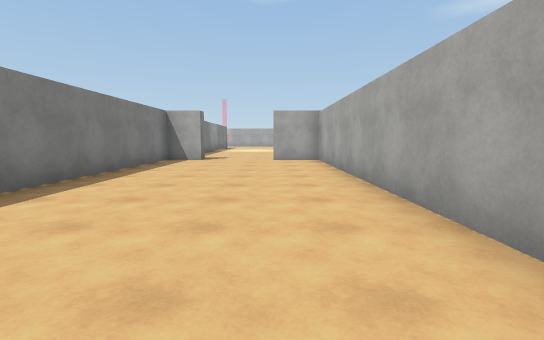
view 1 (above)

24 first-person views from a walk through a 3-D level made in the Unity game engine. The camera is 1.3 m above the floor, tilts 6° down and sees 85° across. The floor is counted in squares, 2 m on a side. Each view is taken from the middle of a square. On the plan, view 1 faces up. The plan holds only what a view shows up to about 9 squares ahead; the rest is blank. The player character is not drawn. Surface patterns are stand-ins for the level's own textures.

view 2
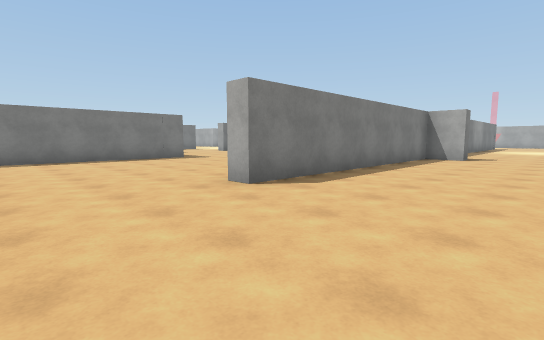

view 3
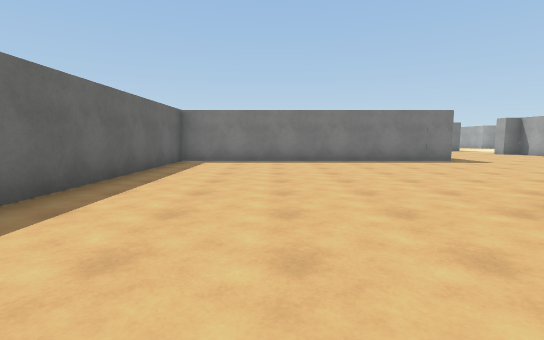

view 4
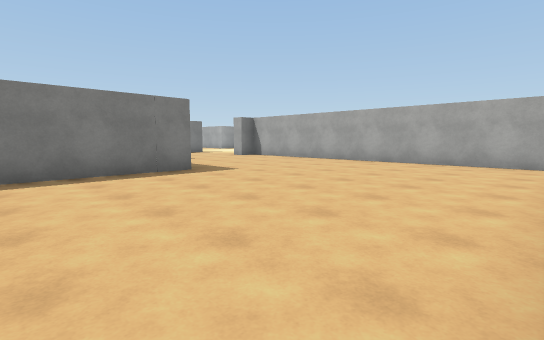

view 5
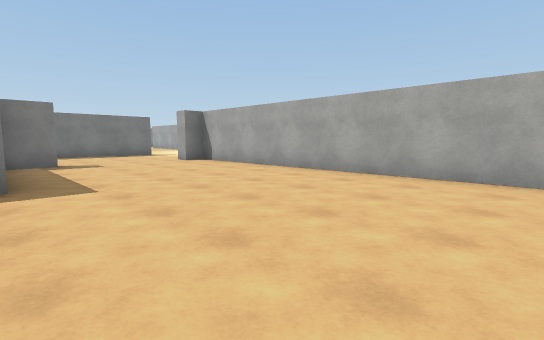

view 6
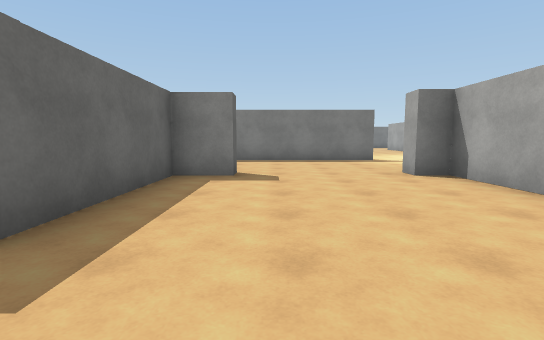

view 7
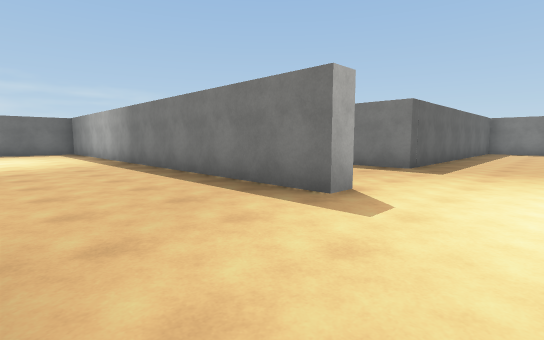

view 8
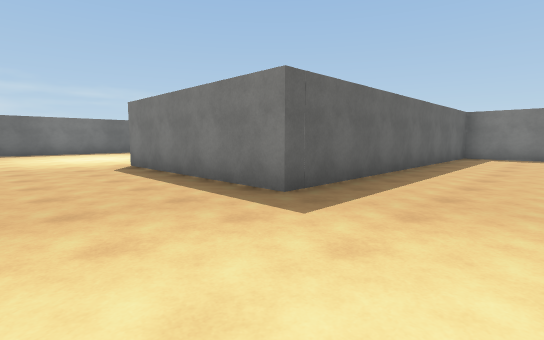

view 9
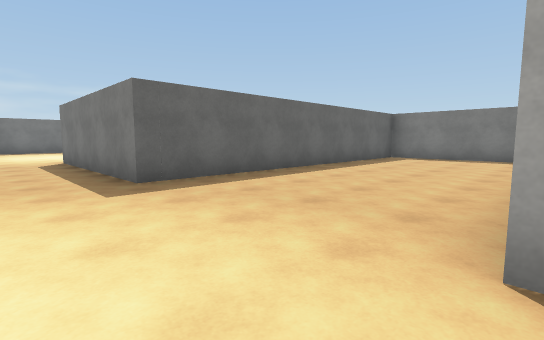

view 10
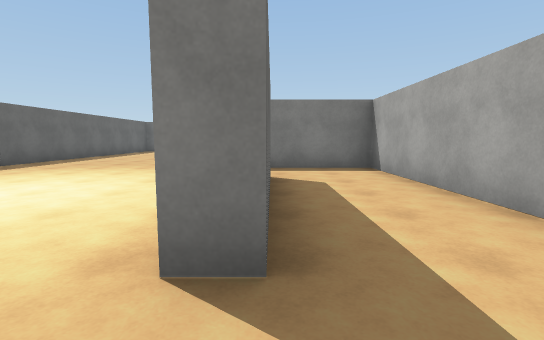

view 11
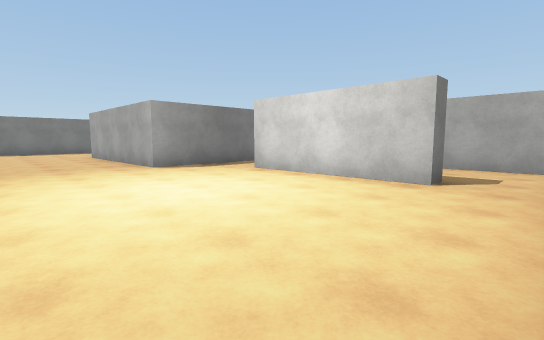

view 12
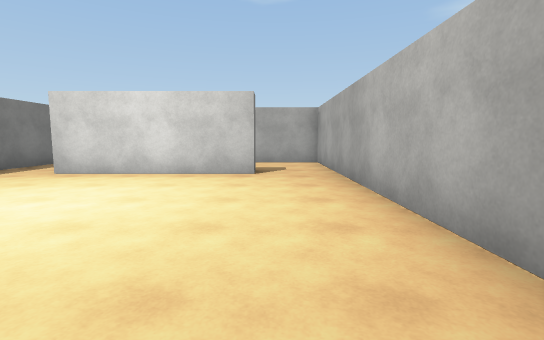

view 13
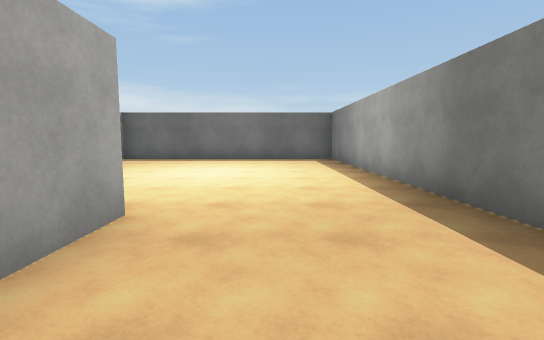

view 14
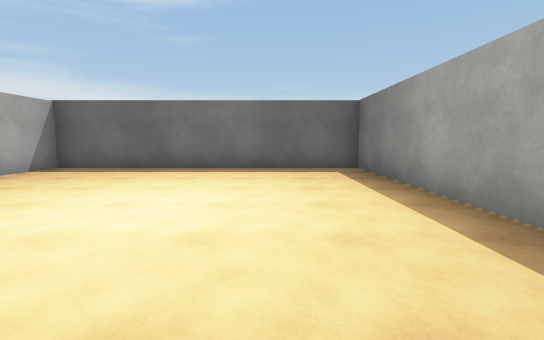

view 15
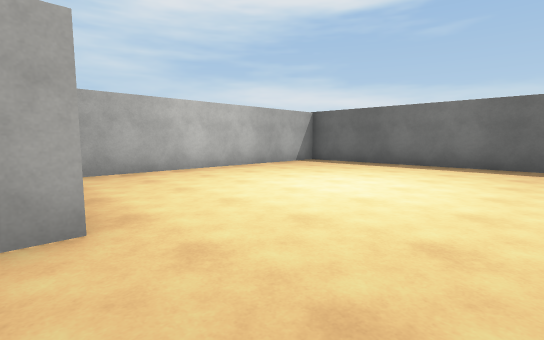

view 16
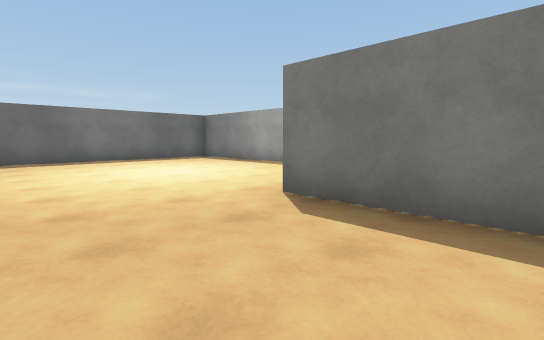

view 17
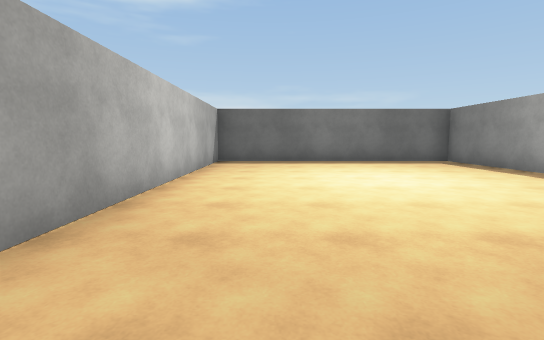

view 18
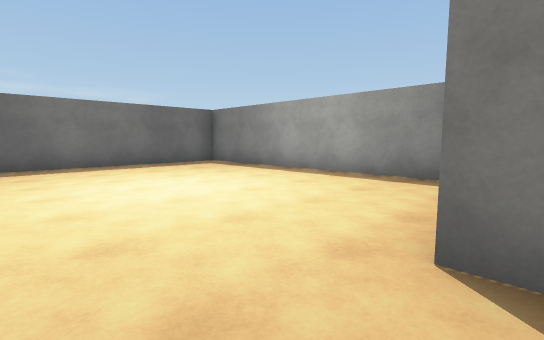

view 19
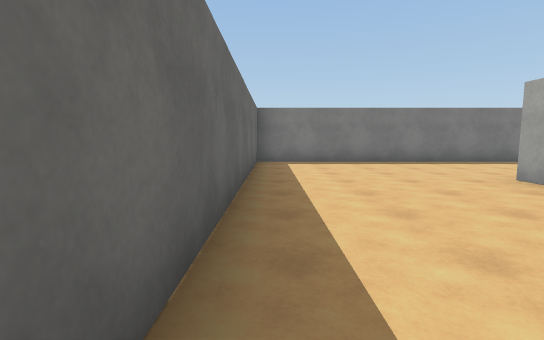

view 20
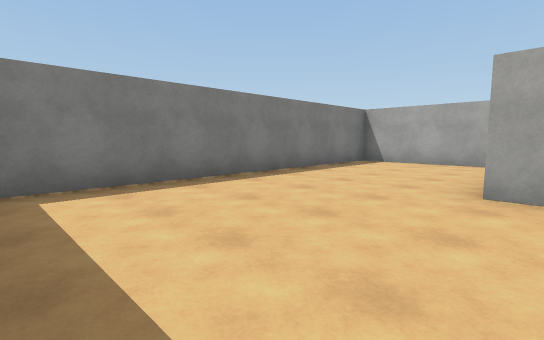

view 21
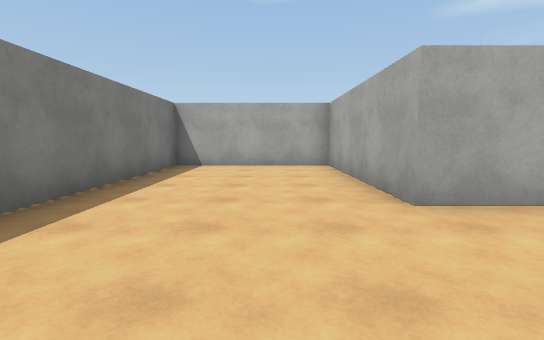

view 22
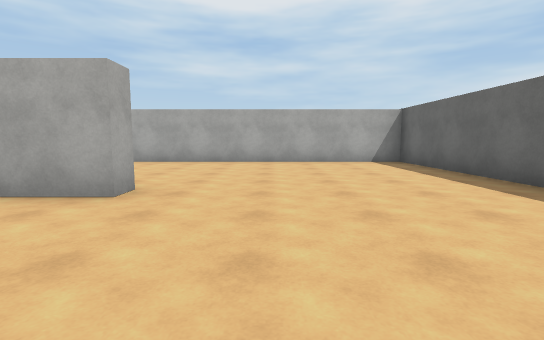

view 23
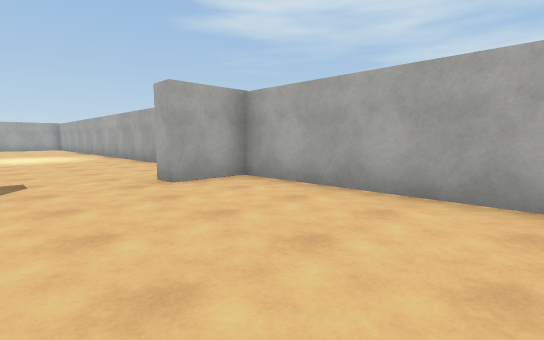

view 24
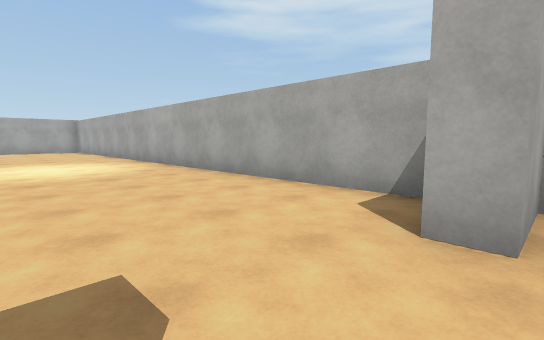

### Floor plan
Points are (right, up) in squares from view 1. A wall is a line through its corners. A room is listed if a view was taken in it or the views show most of it. See-through windows are left out.
Room 1 (views 1, 2, 3, 4, 5, 6, 7, 8, 9, 10, 11, 12, 13, 14, 15, 16, 17, 18, 19, 20, 21, 22, 23, 24)
walls: (-13.7, 10.2) (-13.7, 15.4); (-13.8, 5.3) (-13.2, 5.3) (-13.2, 4.2) (-9.7, 4.2) (-9.7, -3.6) (1.4, -3.6) (1.4, 9.2) (0, 9.2) (0, 9.8); (-13.7, 3.5) (-13.7, 4.8); (-17.5, 9) (-16.9, 9) (-16.9, -3.6) (-10.2, -3.6) (-10.2, 2.8); (-4.2, 9.2) (-13.2, 9.2) (-13.2, 8.5) (-13.8, 8.5); (-15.3, 15) (-15.3, 14.5) (-19.1, 14.5); (-3.2, 9.1) (-3.2, 1.8) (-3.7, 1.8) (-3.7, 3.1); (-2.2, 9.6) (-2.2, 9.2) (-2.8, 9.2); (-20.6, 15.5) (-20.6, 12.8) (-25.6, 12.8) (-25.6, 17.2) (-29.3, 17.2) (-29.3, 8.5); (1.4, 10) (1.4, 18.4); (-24.1, 2.6) (-24.1, -3.6) (-17.4, -3.6) (-17.4, 3.4); (-28.9, 8.6) (-20.6, 8.6) (-20.6, 3.5)
ways out: opening at (-20, 15) to room 2; opening at (-14.5, 15) to room 2
Room 2 (no view inside)
walls: (-18.4, 15) (-15.3, 15); (-13.7, 15.4) (-13.7, 17.2) (-20.6, 17.2) (-20.6, 15.5)
ways out: opening at (-20, 15) to room 1; opening at (-14.5, 15) to room 1

Positions as (right, up) in squares from view 1, and headings:
1: (0, 0), facing up
2: (0, -1), facing up-left
3: (-1, -1), facing left
4: (-4, 1), facing up-left
5: (-5, 4), facing up-left
6: (-8, 6), facing left
7: (-14, 11), facing down-left
8: (-18, 11), facing down-left
9: (-19, 13), facing down-left
10: (-14, 15), facing left
11: (-14, 10), facing up-left
12: (-15, 9), facing up
13: (-15, 6), facing down
14: (-15, 3), facing down
15: (-16, 4), facing down-right
16: (-18, 6), facing down-left
17: (-19, 5), facing down
18: (-19, 4), facing down-left
19: (-21, 9), facing left
20: (-25, 9), facing up-left
21: (-27, 10), facing up
22: (-7, 0), facing right
23: (-2, 5), facing up-right
24: (-2, 9), facing up-right
